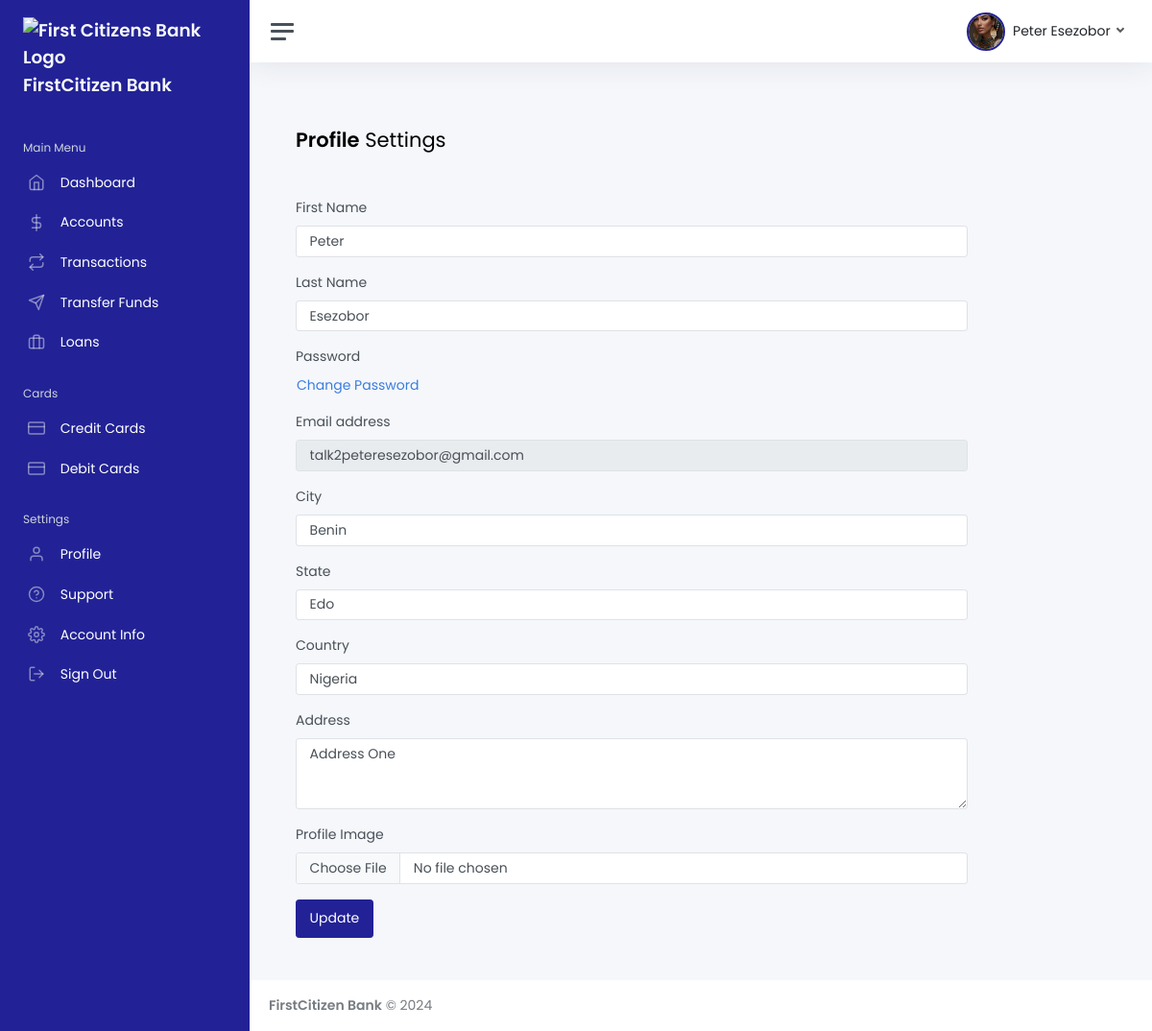
/dashboard/profile/ (signed in), run on the app's committed database.
### app/models.py (models this page shows, shortened)
class CustomUser(AbstractBaseUser, PermissionsMixin):
    EMPLOYMENT_STATUS = [
        ("Employed", "Employed"),
        ("Self-employed", "Self-employed"),
        ("Unemployed", "Unemployed"),
        ("Retired", "Retired"),
    ]
    EMPLOYMENT_TYPE = [
        ("Full-time", "Full-time"),
        ("Part-time", "Part-time"),
        ("Contract", "Contract"),
        ("Temporary", "Temporary"),
    ]
    PREFERRED_ACCOUNT_TYPE = [
        ('CHECKING', 'Checking'),
        ('SAVINGS', 'SAVINGS'),
        ('MONEY MARKET', 'MONEY MARKET'),
        ('CD', 'Certificate of Deposit (CD)'),
    ]
    PREFERRED_ID_TYPE = [
        ("Driver Licence", 'Driver Licence'),
        ("National ID", 'National ID'),
        ("Passport", 'Passport'),
    ]
    GENDER_CHOICES = [
        ("Male", 'Male'),
        ("Female", 'Female'),
    ]
    MARITAL_CHOICES = [
        ("Married", 'Married'),
        ("Single", 'Single'),
        ("Divorced", 'Divorced'),
    ]
    can_apply_for_loans = models.BooleanField(default=False)
    can_apply_for_account = models.BooleanField(default=True)
    user_account_is_active = models.BooleanField(default=True)
    user_account_is_temporarily_inactive = models.BooleanField(default=False)
    marital_status = models.CharField(max_length=100, choices=MARITAL_CHOICES, blank=True, null=True)
    number_of_dependents = models.IntegerField(blank=True, null=True) # Number of Children
    otp_code =  models.CharField(max_length=100, blank=True, null=True)
    email = models.EmailField(_('email address'), unique=True)
    first_name = models.CharField(max_length=50, blank=False)  # Required
    last_name = models.CharField(max_length=50, blank=False)   # Required
    phone_number = models.CharField(max_length=15, unique=True, blank=False)  # Required
    ssn = models.CharField(max_length=500, blank=True, null=True)
    tax_identity_number = models.CharField(max_length=500, blank=True, null=True)
    date_of_birth = models.DateField(blank=True, null=True)
    bank_id = models.CharField(max_length=10, unique=True, blank=True, null=True)
    created_at = models.DateTimeField(auto_now_add=True)
    preferred_account_type = models.CharField(max_length=100, choices=PREFERRED_ACCOUNT_TYPE, blank=True, null=True)
    profile_image = models.FileField(upload_to="profile/images", blank=True, null=True)
    employment_status = models.CharField(max_length=100, choices=EMPLOYMENT_STATUS, blank=True, null=True)
    employer_name = models.CharField(max_length=200, blank=True, null=True)
    employer_phone = models.CharField(max_length=200, blank=True, null=True)
    employment_type = models.CharField(max_length=200, blank=True, null=True, choices=EMPLOYMENT_TYPE)
    job_title = models.CharField(max_length=200, blank=True, null=True)
    job_start_date = models.DateField(blank=True, null=True)
    job_end_date = models.DateField(blank=True, null=True)
    annual_income = models.CharField(max_length=300, blank=True, null=True)
    proof_of_employment = models.FileField(upload_to="identity/proof", blank=True, null=True)
    proof_of_income = models.FileField(upload_to="identity/proof", blank=True, null=True)
    address = models.TextField(blank=True, null=True)
    city = models.CharField(max_length=100, blank=True, null=True)
    state = models.CharField(max_length=100, blank=True, null=True)
    country = models.CharField(max_length=100, blank=True, null=True)
    is_usa_citizen = models.CharField(max_length=100, blank=True, null=True, default=False)
    postal_code = models.CharField(max_length=100, blank=True, null=True)
    gender =  models.CharField(max_length=100, blank=True, null=True, choices=GENDER_CHOICES, default="Male")
    dob = models.DateField(blank=True, null=True)
    government_id_type = models.CharField(max_length=200, blank=True, null=True, default=PREFERRED_ID_TYPE)
    government_id_number = models.CharField(max_length=200, blank=True, null=True)
    front_id_image = models.FileField(upload_to="identity/images", blank=True, null=True)
    back_id_image = models.FileField(upload_to="identity/images", blank=True, null=True)
    citizenship_status = models.CharField(max_length=50, choices=[
        ('US Citizen', 'US Citizen'),
        ('Non-US Citizen', 'Non-US Citizen')
    ], default='Non-US Citizen')
    date_joined = models.DateTimeField(default=timezone.now)
    is_active = models.BooleanField(default=True)
    is_staff = models.BooleanField(default=False)
    objects = CustomUserManager()
    USERNAME_FIELD = 'email'
    REQUIRED_FIELDS = ['first_name', 'last_name', 'phone_number']
    @property
    def get_profile_image_url(self):
        if self.profile_image:
            if self.profile_image.url.startswith("https"):
                return self.profile_image.url
            else:
                return "http://localhost:8000" + self.profile_image.url
        else:
            return 'https://res.cloudinary.com/daf9tr3lf/image/upload/v1725024497/undraw_profile_male_oovdba.svg'
    @property
    def get_user_fullname(self):
        return str(self.first_name).capitalize() + " " + str(self.last_name).capitalize()
    class Meta:
        verbose_name_plural = "Users"
        verbose_name = "User"

### app/views.py (the view)
# urls.py: path('dashboard/profile/', profile, name="profile"),
@login_required
@require_http_methods(["GET", "POST"])
def profile(request):
    notifications = Notification.objects.filter(user=request.user).order_by("-id")[:5]
    read_notifications = Notification.objects.filter(user=request.user).filter(is_read=True).order_by("-id")[:5]
    user = request.user
    absolute_url = request.build_absolute_uri()  # Includes the domain and scheme
    print(f"Absolute URL: {absolute_url}")
    relative_path = request.get_full_path()  # Includes the query string
    print(f"Relative Path: {relative_path}")
    domain = absolute_url.split(relative_path)[0]
    print(f"Server Host: {domain}")
    return render(request, "dashboard/major/profile.html", {"notifications": notifications, "notification_count": notifications.count(),})

### app/templates/dashboard/major/profile.html (shortened to what this page needs)
{% extends 'dashboard_base.html' %}
{% load static %}
{% block content %}
<main class="content">
    <div class="container-fluid p-0" style="max-width: 700px; margin: 20px 0;">
        <h1 class="h3 mb-5"><strong>Profile</strong> Settings</h1>
        <form id="profileForm">
            <div class="mb-3">
                <label for="first_name" class="form-label">First Name</label>
                <input type="first_name" value="{{user.first_name}}" class="form-control" id="first_name"
                    name="first_name" placeholder="name@example.com">
            </div>
            <div class="mb-3">
                <label for="last_name" class="form-label">Last Name</label>
                <input type="last_name" value="{{user.last_name}}" class="form-control" id="last_name" name="last_name">
            </div>
            <div class="mb-3">
                <label for="password" class="form-label d-block">Password</label>
                <button type="button" class="btn btn-link p-0" data-bs-toggle="modal"
                    data-bs-target="#updatePasswordModal">
                    Change Password
                </button>
            </div>
            <div class="mb-3">
                <label for="email" class="form-label">Email address</label>
                <input type="email" value="{{user.email}}" class="form-control" disabled id="email" name="email">
            </div>
            <div class="mb-3">
                <label for="city" class="form-label">City</label>
                <input type="city" value="{{user.city}}" class="form-control" id="city" name="city">
            </div>
            <div class="mb-3">
                <label for="state" class="form-label">State</label>
                <input type="state" value="{{user.state}}" class="form-control" id="state" name="state">
            </div>
            <div class="mb-3">
                <label for="country" class="form-label">Country</label>
                <input type="country" value="{{user.country}}" class="form-control" id="country" name="country">
            </div>
            <div class="mb-3">
                <label for="address" class="form-label">Address</label>
                <textarea class="form-control" id="address" name="address" rows="3">{{user.address}}</textarea>
            </div>
            <div class="mb-3">
                <label for="profile_image" class="form-label">Profile Image</label>
                <input type="file" id="profile_image" name="profile_image" class="form-control">
            </div>
            <button type="submit" class="btn btn-primary" style="height: 40px;">Update</button>
        </form>
</main>
{% endblock %}

### app/templates/dashboard/_components/navbar.html (shortened to what this page needs)
{% load static %}
<nav class="navbar navbar-expand navbar-light navbar-bg">
    <a class="sidebar-toggle js-sidebar-toggle">
        <i class="hamburger align-self-center"></i>
    </a>
    <div class="navbar-collapse collapse">
        <ul class="navbar-nav navbar-align">
            <li class="nav-item dropdown d-flex align-items-center">
                <a class="nav-link dropdown-toggle d-sm-inline-block" href="#" data-bs-toggle="dropdown">
                    <img src="{{user.get_profile_image_url}}" id="profileImageNav"
                        style="border-radius: 50%; border: 2px solid #222296; object-fit: cover;" class="avatar me-1"
                        alt="{{user.get_user_fullname}}" />
                    <span class="text-dark d-none d-sm-inline">
                        {{ user.get_user_fullname }}
                    </span>
                </a>
            </li>
        </ul>
    </div>
</nav>

### app/templates/dashboard_base.html (style rules this page uses)
body { font-family: "Poppins", serif !important; }
.btn-primary { background-color: rgb(34, 34, 150) !important; border: 1px solid rgb(34, 34, 150) !important; color: white !important; }

### data on the page
CustomUser: get_profile_image_url (placeholder picture), get_user_fullname "Peter Esezobor", first_name "Peter", last_name "Esezobor", email "talk2peteresezobor@gmail.com", city "Benin", state "Edo", country "Nigeria", address "Address One"
